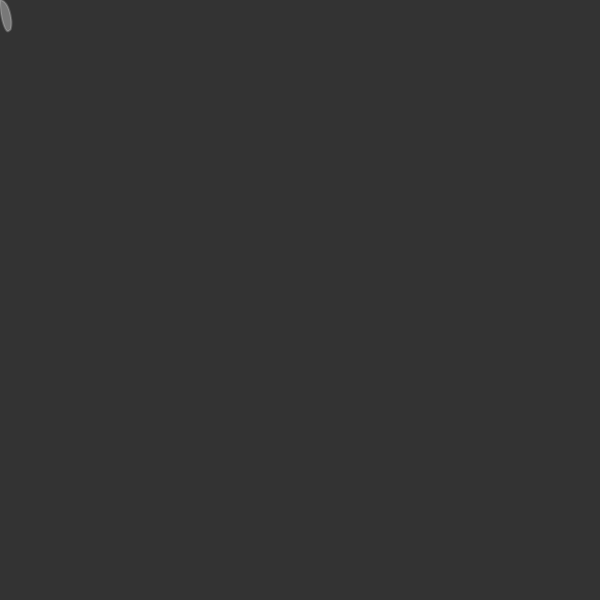
Frame 1 (no input)
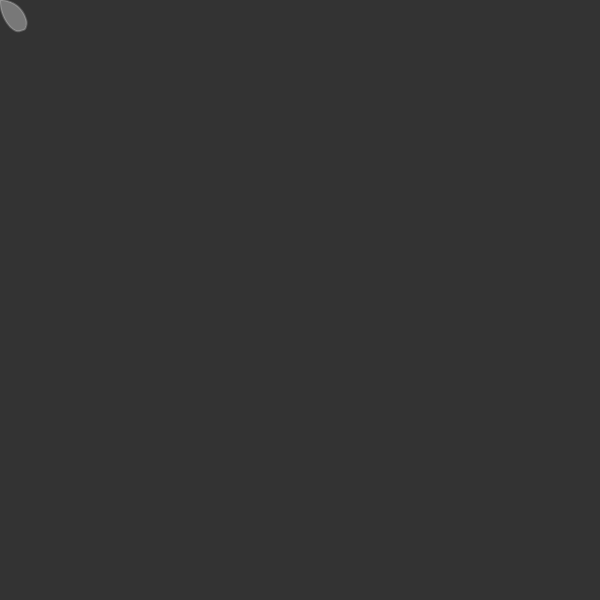
Frame 60 (no input)
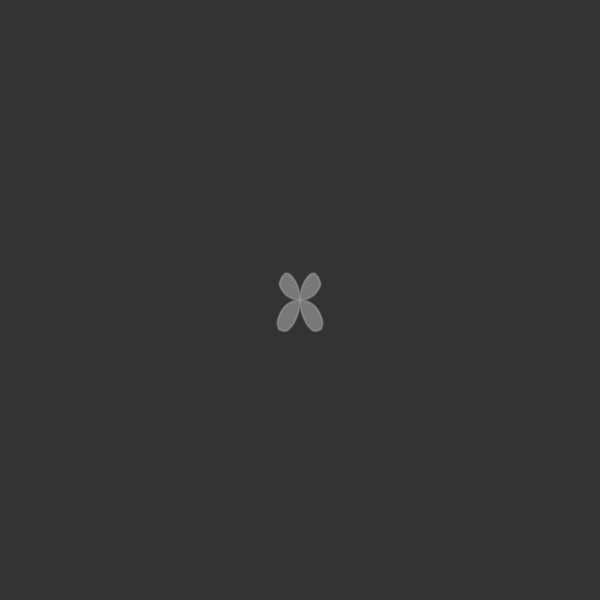
Frame 120 (the mouse pressed at the canvas centre since frame 60)

The p5.js sketch that drew these frames (run headless with seeded random() and noise() and a simulated clock; from frame 60 on, the mouse is pressed at the canvas centre):

// p5.js sketch
// ── sketch.js
var yoff = 0;

function setup() {
  createCanvas(600,600);
  
  
}

function draw() {
	background(51);
	translate(mouseX , mouseY);
  rotate(PI/2);
  scale(0.5);
  //r = 100;
  stroke(255,50);
  fill(120);
 	strokeWeight(4);
 	
 	var da = PI/300;
 	var dx = 0.01;
 	
  beginShape();
  var xoff = 0;
  for(var a = -PI/2; a <= PI/2; a+= da){
  	var n = noise(xoff,yoff);
  	var r = sin(2*a)*map(n,0,1,50,100);
  	xoff += dx;
  	var x= r *cos(a);
  	var y = sin(frameCount*0.4)*r* sin(a);
  	vertex(x,y);
  }
  
  
  for(var a = PI/2; a <= 3*PI/2; a+= da){
  	var n = noise(xoff,yoff);
  	var r = sin(2*a)*map(n,0,1,50,100);
  	var x= r *cos(a);
  	var y = sin(frameCount*0.4)* r* sin(a);
  	xoff -= dx;
  	vertex(x,y);
  }
  endShape();
  
	//yoff +=0.1;
  
}
